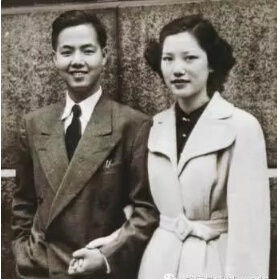
#> input picture face_recog_steps/step1--hog/li_00.jpg, 277 x 279 px
$ python hog_skimage.py
#> lines starting #> are read from the running program, lines starting #| are printed output that depends on the picture
import matplotlib.pyplot as plt

from skimage import color
from skimage.feature import hog
from skimage import data, exposure

from skimage import io

image = io.imread('./li_00.jpg')
#> image is the input picture: shape (279, 277, 3); mean R, G, B 128.2, 122.2, 114.1
image = color.rgb2gray(image)
#> image: shape (279, 277) float64
#image = color.rgb2gray(data.astronaut())
#image = data.astronaut()

print("type of image is:{}".format(type(image)))
#| type of image is:<class 'numpy.ndarray'>
print("image is:{}".format(image))
#> (printed output is left out)
print("no. of columns of image is:{}".format(len(image[0])))
#| no. of columns of image is:277
print("no. of rows of image is:{}".format(len(image)))
#| no. of rows of image is:279

fd, hog_image = hog(image, orientations=8, pixels_per_cell=(8, 8),
                    cells_per_block=(1, 1), visualise=True)
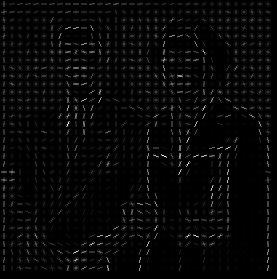
#> hog_image: shape (279, 277) float64; min 0, max 0.293, mean 0.00848; drawn with min black and max white
#> fd = 9248 values, max 0.99 at index 4300, min 0 at index 23, mean 0.313

fig, (ax1, ax2) = plt.subplots(1, 2, figsize=(8, 4), sharex=True, sharey=True)

ax1.axis('off')
ax1.imshow(image, cmap=plt.cm.gray)
ax1.set_title('Input image')

# Rescale histogram for better display
hog_image_rescaled = exposure.rescale_intensity(hog_image, in_range=(0, 10))

ax2.axis('off')
ax2.imshow(hog_image_rescaled, cmap=plt.cm.gray)
ax2.set_title('Histogram of Oriented Gradients')
plt.show()
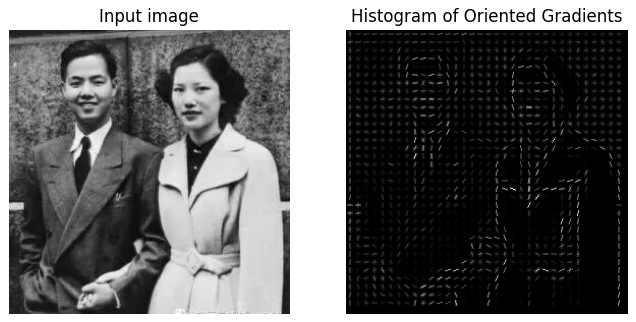
#> figure drawn by matplotlib, 2 panels
